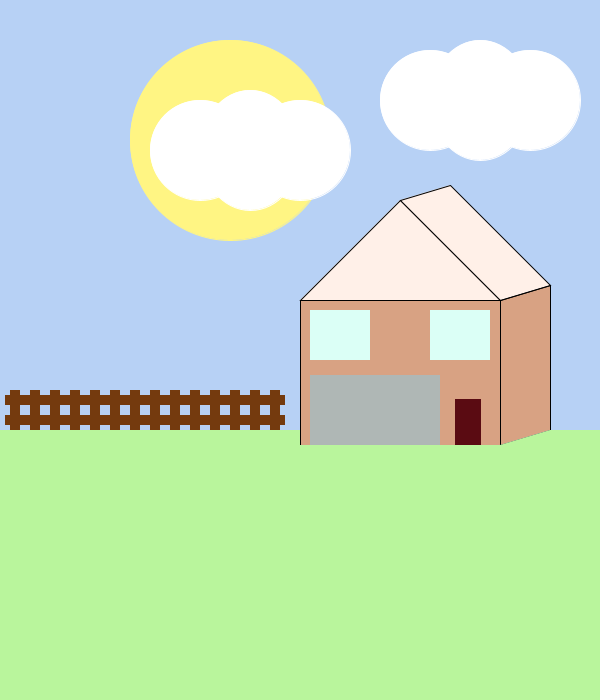
Frame 1 (no input)
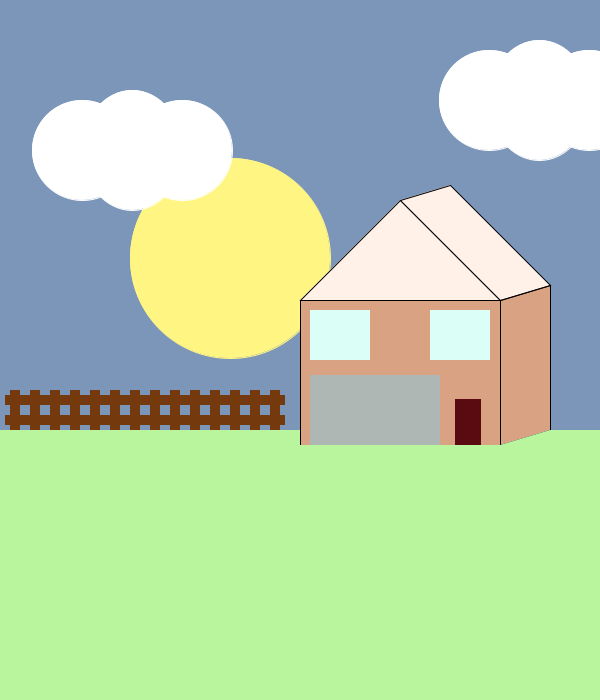
Frame 60 (the mouse pressed at the canvas centre just before this capture)
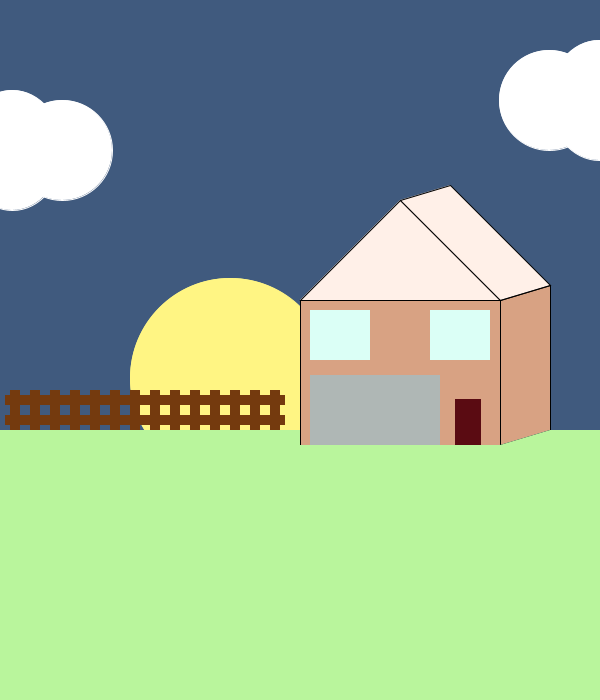
Frame 120 (the mouse held since frame 60 and released just before this capture)

The Processing sketch that drew these frames (run headless with seeded random() and noise(); from frame 60 on, the mouse is pressed at the canvas centre):

// Processing sketch: processing_181460
// ── processing_181460.pde

float red;
float green;
float blue;
int bg;
int xPos;
int yPos;
int xPos1;
int yPos1;
int xPos2;
int yPos2;
int xPos3;
int yPos3;
int xPos4;
int yPos4;
int xPos5;
int yPos5;
int xPos6;
int yPos6;
 
 
void setup(){
  size(600,700);
  red = 183;
  green = 209;
  blue = 245;
  bg = 255;
  //cloud 1
 xPos = 250;
 yPos = 150;
 xPos1 = 300;
 yPos1 = 150;
 xPos2 = 200;
 yPos2 = 150;
  
 //cloud 2
 xPos3 = 480;
 yPos3 = 100;
 xPos4 = 530;
 yPos4 = 100;
 xPos5 = 430;
 yPos5 = 100;
  
 //Move the sun
 xPos6 = 230;
 yPos6 = 140;
}
 

void draw(){
   
  // change background to dark blue
  background(red, green, blue);
  if(red>21){
  red = red - 1;
  }
  if(green>52){
  green = green - 1;
  } 
  if(blue>103){
  blue = blue - 1;
  }
 
  //This is for the sun and the cloud. The first fill, stroke and ellipse is for the yellow of the sun.
  fill(255,245,131);
  stroke(255,245,131);
  ellipse(xPos6,yPos6,200,200);
  //This is for the three circles for the clouds. The white for the cloud.
  
  fill(255,255,255);
  stroke(255,255,255);
  ellipse(xPos,yPos,100,120);
  ellipse(xPos1,yPos1,100,100);
  ellipse(xPos2,yPos2,100,100);
   
  ellipse(xPos3,yPos3,100,120);
  ellipse(xPos4,yPos4,100,100);
  ellipse(xPos5,yPos5,100,100);
 xPos-=2;
 xPos1-=2;
 xPos2-=2;
 xPos3+=1;
 xPos4+=1;
 xPos5+=1;
 yPos6+=2;
  //This is for the rectangle of the house
  fill(216,162,131);
  //stroke(216,162,131);
  stroke(0);
  rect(300,300,200,145);
  //This is for the roof of the house.
 
  quad(500,300,550,285,550,430,500,445);
  fill(255,240,232);
  triangle(300,300,400,200,500,300);
  quad(400,200,450,185,550,285,500,300);
  //This is for the grass for the garden.
  fill(185,245,156);
  stroke(185,245,156);
  rect(0,445,600,445);
  //Going to now add things in, windows and doors and such like.
 fill(bg);
  

 noStroke();
 fill (219,255,246);
 rect(310,310,60,50);
 rect(430,310,60,50);
 fill (175,183,181);
 rect(310,375,130,70);
 fill (116,58,14);
 rect(270,390,10,50);
 rect(250,390,10,50);
 rect(230,390,10,50);
 rect(210,390,10,50);
 rect(190,390,10,50);
 rect(5,395,280,10);
 rect(5,415,280,10);
 rect(170,390,10,50);
 rect(150,390,10,50);
 rect(130,390,10,50);
 rect(110,390,10,50);
 rect(90,390,10,50);
 rect(70,390,10,50);
 rect(50,390,10,50);
 rect(30,390,10,50);
 rect(10,390,10,50);
 fill(90,11,18);
 stroke(90,11,18);
 rect(455,399,25,45);
 
 
 fill(185,245,156);
 noStroke();
 quad(500,445,550,430,600,430,600,500);

 rect(0,430,300,15);
}
